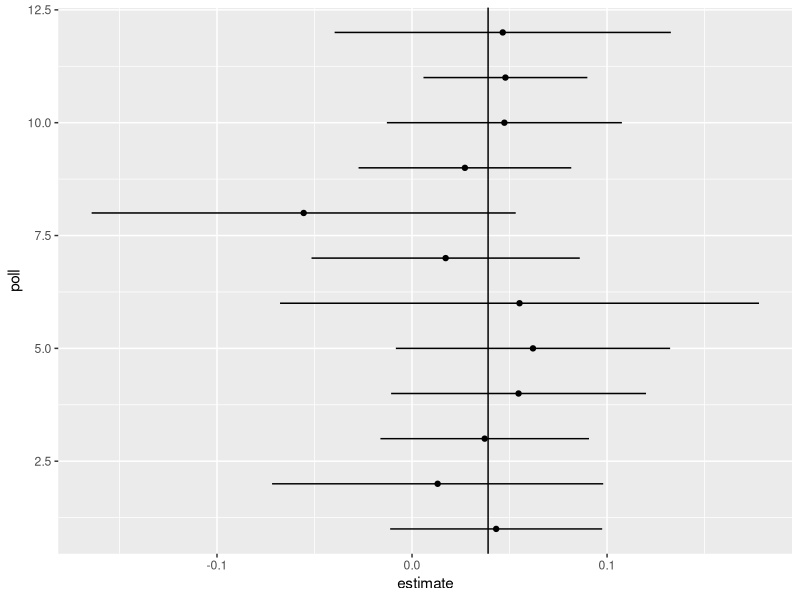
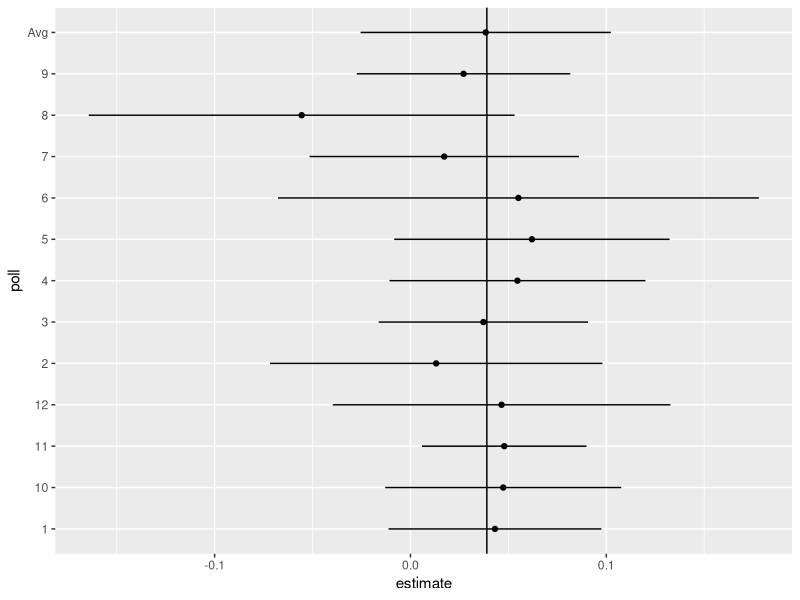
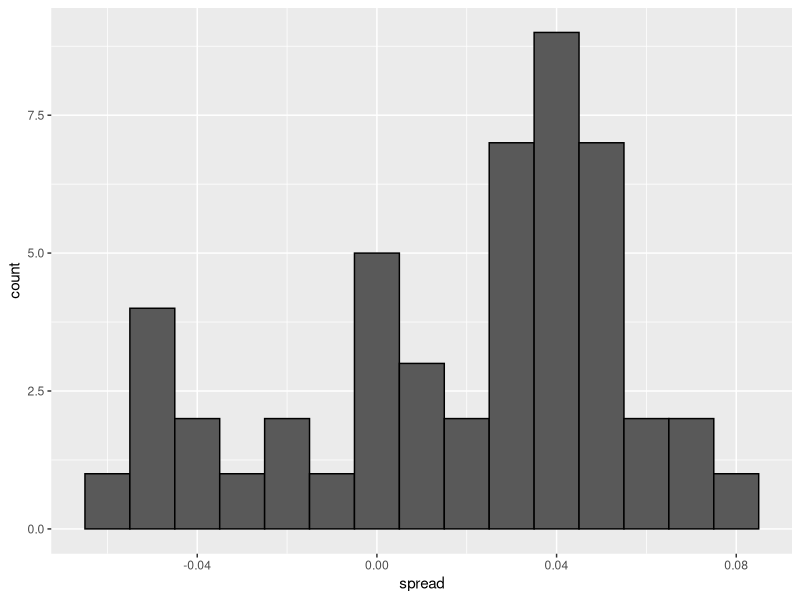
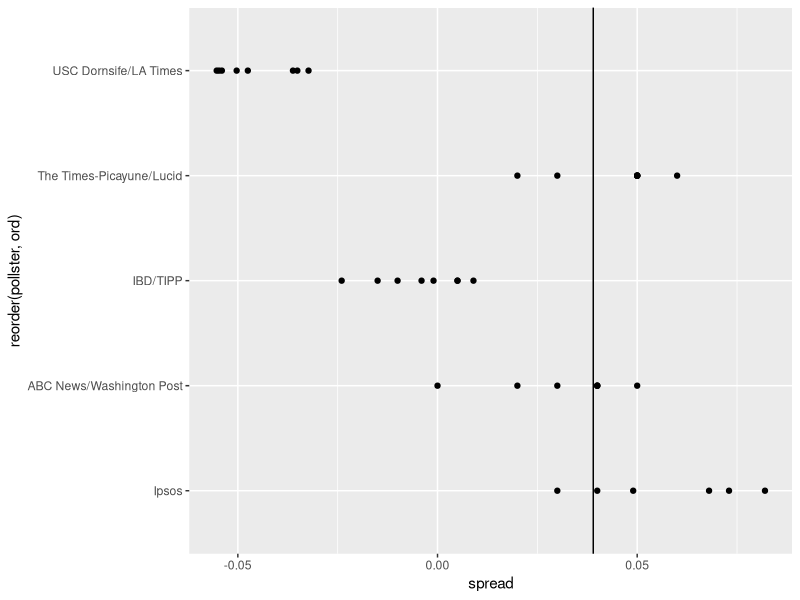
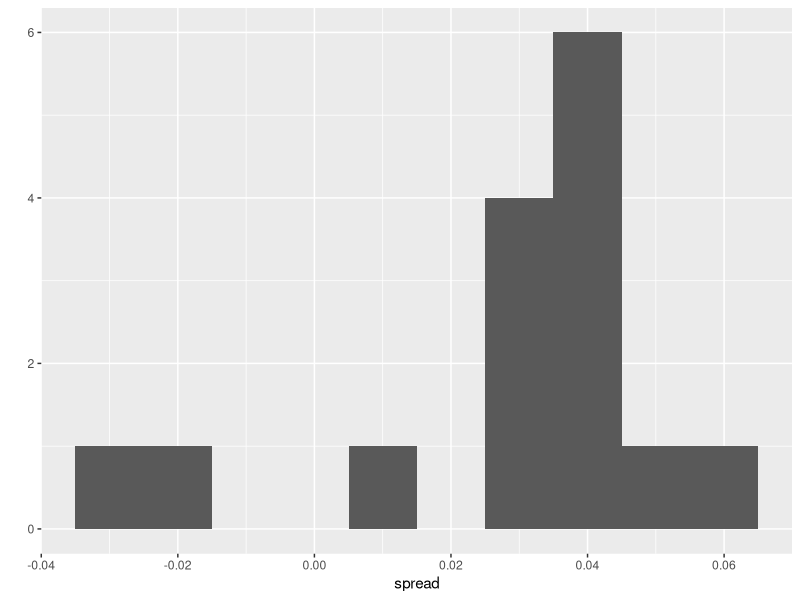

These charts were generated, in order, by the following R code: (Note: this script raises an error after producing the figures.)
## ---- chunk 1
library(tidyverse)
library(dslabs)
library(ggplot2)
## ---- chunk 2
d <- 0.039
Ns <- c(1298, 533, 1342, 897, 774, 254, 812, 324, 1291, 1056, 2172, 516)
p <- (d + 1) / 2

polls <- map_df(Ns, function(N) {
  x <- sample(c(0,1), size=N, replace=TRUE, prob=c(1-p, p))
  x_hat <- mean(x)
  se_hat <- sqrt(x_hat * (1 - x_hat) / N)
  list(x_hat = x_hat, estimate = 2 * x_hat - 1, se_hat = se_hat,
    low = 2*(x_hat - 1.96*se_hat) - 1, 
    high = 2*(x_hat + 1.96*se_hat) - 1,
    sample_size = N)
}) %>% mutate(poll = seq_along(Ns))
## ---- chunk 3
polls %>%
  ggplot(aes(poll, y=estimate)) +
  geom_linerange(aes(ymin=low, ymax=high)) +
  geom_point() + 
  geom_hline(aes(yintercept = d)) +
  coord_flip()
## ---- chunk 4
sum(polls$sample_size)
## ---- chunk 5
d_hat <- polls %>% 
  summarize(avg = sum(estimate*sample_size) / sum(sample_size)) %>% 
  pull(avg)
## ---- chunk 6
x_bar <- polls %>%
  summarize(
    sum(x_hat * sample_size)/sum(sample_size)) %>% .[[1]]

se_hat <- polls %>%
  summarize(
    sqrt(sum(se_hat^2*sample_size/sum(sample_size)))) %>% .[[1]]

N <- polls %>% summarize(sum(sample_size)) %>% .[[1]]
                         
polls <- rbind(polls, data.frame(x_hat = x_bar,
                        se_hat = se_hat,
                        estimate = 2 * x_bar - 1,
                        low = 2*(x_bar - 1.96*se_hat) - 1, 
                        high = 2*(x_bar + 1.96*se_hat) - 1,
                        sample_size = N,
                        poll = 'Avg'
                        ))

polls %>% 
  ggplot(aes(poll, y=estimate)) +
  geom_linerange(aes(ymin=low, ymax=high)) +
  geom_point() + 
  geom_hline(aes(yintercept = d)) +
  coord_flip()
## ---- chunk 7
data(polls_us_election_2016)
## ---- chunk 8
polls <- polls_us_election_2016 %>% 
  filter(state == "U.S." & enddate >= "2016-10-31" &
           (grade %in% c("A+","A","A-","B+") | is.na(grade)))
## ---- chunk 9
polls <- polls %>% 
  mutate(spread = rawpoll_clinton/100 - rawpoll_trump/100)
## ---- chunk 10
d_hat <- polls %>% 
  summarize(d_hat = sum(spread * samplesize) / sum(samplesize)) %>% 
  pull(d_hat)
## ---- chunk 11
p_hat <- (d_hat+1)/2 
moe <- 1.96 * 2 * sqrt(p_hat * (1 - p_hat) / sum(polls$samplesize))
moe
## ---- chunk 12
polls %>%
  ggplot(aes(spread)) +
  geom_histogram(color="black", binwidth = .01)
## ---- chunk 13
polls %>% group_by(pollster) %>% summarize(n())
## ---- chunk 14
pollsters <- polls %>%
  group_by(pollster) %>%
  summarize(ord = sum(!is.na(pollster))) %>% 
  filter(ord >= 5) %>% .$pollster
k <- polls %>% group_by(pollster) %>% summarize(ord = sum(!is.na(pollster)))
polls %>%
  merge(k, key = pollster, how = "inner") %>%
  filter(pollster %in% pollsters) %>%
  ggplot() +
  geom_point(aes(x=spread, y = reorder(pollster, ord))) +
  geom_vline(xintercept=d)
## ---- chunk 15
polls %>% group_by(pollster) %>% 
  filter(n() >= 6) %>%
  summarize(se = 2 * sqrt(p_hat * (1-p_hat) / median(samplesize)))
## ---- chunk 16
one_poll_per_pollster <- polls %>% group_by(pollster) %>% 
  filter(enddate == max(enddate)) %>%
  ungroup()
## ---- chunk 17
qplot(spread, data = one_poll_per_pollster, binwidth = 0.01)
## ---- chunk 18
sd(one_poll_per_pollster$spread)
## ---- chunk 19
results <- one_poll_per_pollster %>% 
  summarize(avg = mean(spread), 
            se = sd(spread) / sqrt(length(spread))) %>% 
  mutate(start = avg - 1.96 * se, 
         end = avg + 1.96 * se) 
round(results * 100, 1)
## ---- chunk 20
data(heights)
x <- heights %>% filter(sex == "Male") %>%
  pull(height)
## ---- chunk 21
mean_x = mean(x)
mean_x
sd_x = sd(x)
sd_x
## ---- chunk 22
N=50
est <- function(){
  mean(sample(x, N, replace = T))
}
sam <- replicate(100, est())
mean(sam)
sd(sam)
sam <- replicate(200, est())
mean(sam)
sd(sam)
## ---- chunk 23
sam <- replicate(100, est())
x_bar <- mean(sam)
x_bar
sd <- sd(sam)
sd

sigma = sd * sqrt(N)
sigma
## ---- chunk 24
c(x_bar-1.96*sigma, x_bar+1.96*sigma)
## ---- chunk 25
B = 10000
try <- 1:B
interval <- map_df(try, function(try) {
  ga <- sample(x, N, replace = T)
  x_hat <- mean(ga)
  se_hat <- sd(ga)
  list(mean = x_hat, se = se_hat,
    low = x_hat - 1.96*se_hat, 
    high = x_hat + 1.96*se_hat)
}) %>% mutate(try = seq_along(try))

interval %>% summarize(mean(mean_x > low && mean_x < high))
## ---- chunk 26
data(polls_us_election_2016)
polls <- polls_us_election_2016 %>% 
  filter(pollster %in% c("Rasmussen Reports/Pulse Opinion Research",
                         "The Times-Picayune/Lucid") &
           enddate >= "2016-10-15" &
           state == "U.S.") %>% 
  mutate(spread = rawpoll_clinton/100 - rawpoll_trump/100) 
## ---- chunk 27
ggplot(polls) +
  geom_point(aes(x=spread, y=pollster)) +
  lims(x=c(-0.15, 0.15))
## ---- chunk 28
N_1 <- polls %>% 
  filter(pollster=="Rasmussen Reports/Pulse Opinion Research") %>% 
  summarize(N_1 = n()) %>%
  pull(N_1)
N_1
## ---- chunk 29
Y_1_bar <- polls %>% 
  filter(pollster=="Rasmussen Reports/Pulse Opinion Research") %>% 
  summarize(E = mean(spread)) %>%
  pull(E)
Y_1_bar
## ---- chunk 30
se1 <- polls %>% 
  filter(pollster=="Rasmussen Reports/Pulse Opinion Research") %>% 
  summarize(se = sd(spread)) %>%
  pull(se)
se1
## ---- chunk 31
N_2 <- polls %>% 
  filter(pollster=="The Times-Picayune/Lucid") %>% 
  summarize(N_2 = n()) %>%
  pull(N_2)
Y_2_bar <- polls %>% 
  filter(pollster=="The Times-Picayune/Lucid") %>% 
  summarize(E = mean(spread)) %>%
  pull(E)
N_2
Y_2_bar
## ---- chunk 32
se2 <- polls %>% 
  filter(pollster=="The Times-Picayune/Lucid") %>% 
  summarize(se = sd(spread)) %>%
  pull(se)
se2
## ---- chunk 33
mean_Y_dif = Y_2_bar - Y_1_bar
mean_Y_dif
## ---- chunk 34
se_Y_dif = sqrt(se1^2/N_1+se2^2/N_2)
se_Y_dif
## ---- chunk 35
c(mean_Y_dif-1.96*se_Y_dif,
  mean_Y_dif+1.96*se_Y_dif)
## ---- chunk 36
pnorm(0, mean_Y_dif, se_Y_dif)
## ---- chunk 37
polls <- polls_us_election_2016 %>% 
  filter(enddate >= "2016-10-15" &
           state == "U.S.") %>%
  group_by(pollster) %>%
  filter(n() >= 5) %>% 
  mutate(spread = rawpoll_clinton/100 - rawpoll_trump/100) %>%
  ungroup()
## ---- chunk 38
pls <- polls %>% 
  group_by(pollster) %>%
  summarize(E = mean(spread), SE = sd(spread), N = n())
pls

E_tot <- pls %>% 
  summarize(E= mean(E)) %>% 
  pull(E)
E_tot

SE_tot <- pls %>% summarize(SE = sqrt(sum(SE^2/N))) %>% pull(SE)
SE_tot

c(E_tot-1.96*SE_tot,
  E_tot+1.96*SE_tot)
